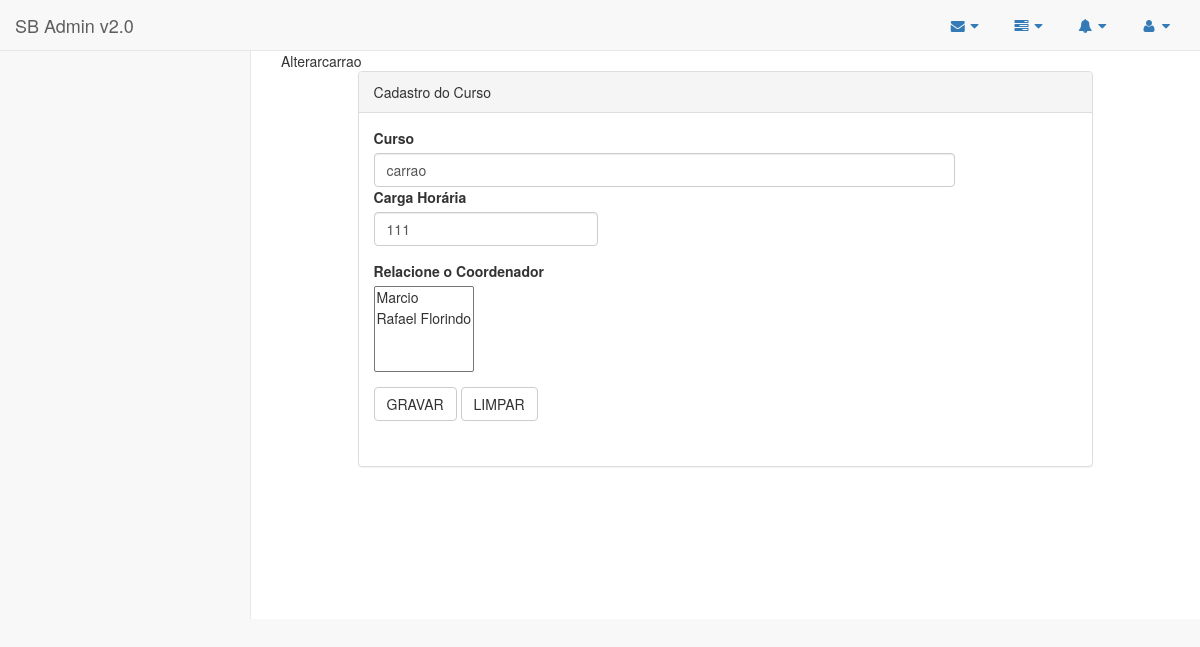
/Views/formsCadastroCurso.php?codigo=2, run on an earlier commit of the app's database.
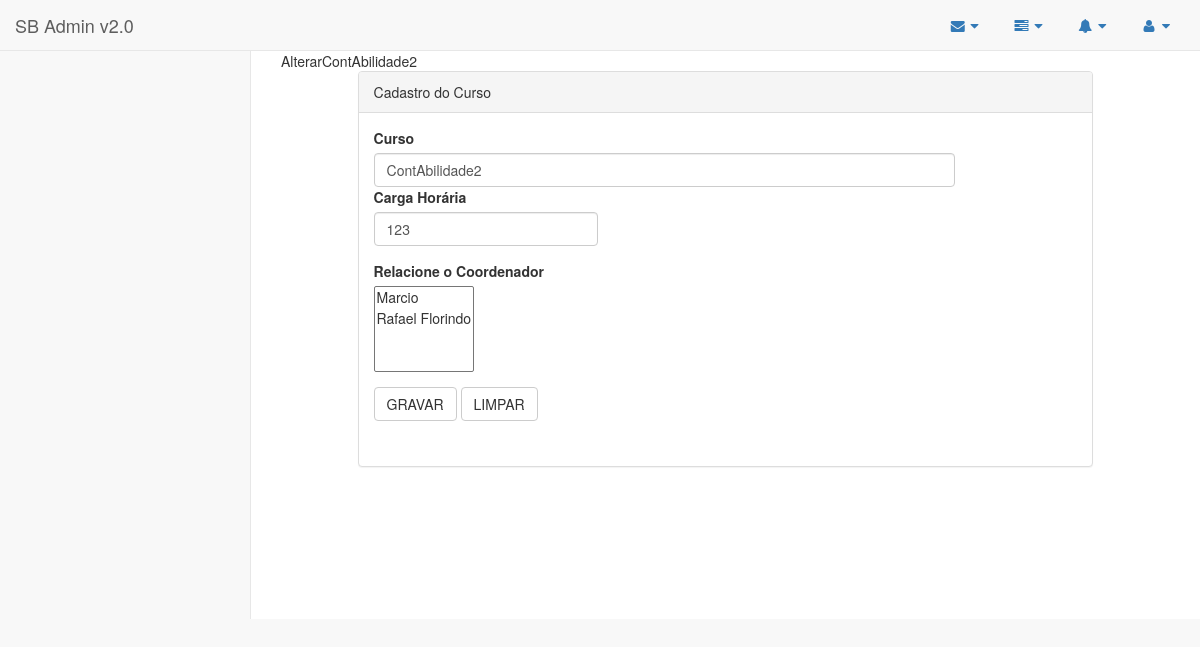
And on a later commit of the database.
### tables this page shows
CREATE TABLE `curso` (
  `codigo` int(11) NOT NULL,
  `descricao` varchar(30) DEFAULT NULL,
  `carga_horaria` int(11) DEFAULT NULL,
  `cod_usuario_coordenador` int(11) DEFAULT NULL,
  `cod_usuario_alteracao` int(11) DEFAULT NULL
);

### Model/conexao.php (called while the page is built, shortened)
<?php
        try {
            $conectar = new mysqli("localhost", "root", "", "u649696891_isa2");
            return $conectar;
        } catch (Exception $e) {
            echo 'ERROR:'.$e->getMessage();
        }
?>

### Model/classeCurso.php (called while the page is built, shortened)
<?php
class Curso{
    public function listaCurso(){
    	$sql = "select c.codigo,  c.descricao, c.carga_horaria, c.cod_usuario_coordenador, u.codigo, u.nome from curso as c, usuario as u where c.cod_usuario_coordenador = u.codigo;";
      include("conexao.php");
      $retorno = $conectar->query($sql);
    	$row_cnt = $retorno->num_rows;
    	if($row_cnt > 0){
    	  $tipoCurso = array();
      while ($linha = $retorno->fetch_array()) {
          $tipoCurso[] = $linha;
      }
        return $tipoCurso;
    	}else{
    	  return false;
    	}
        }
}
?>

### Views/formsCadastroCurso.php (the view, shortened to what the changed rows need)
<!DOCTYPE html>
<html lang="en">
<head>
    <link href="vendor/bootstrap/css/bootstrap.min.css" rel="stylesheet">
    <link href="./vendor/metisMenu/metisMenu.min.css" rel="stylesheet">
    <link href="./dist/css/sb-admin-2.css" rel="stylesheet">
    <link href="./vendor/font-awesome/css/font-awesome.min.css" rel="stylesheet" type="text/css">
</head>
<body>
    <div id="wrapper">
        <nav class="navbar navbar-default navbar-static-top" role="navigation" style="margin-bottom: 0">
            <div class="navbar-header">
            </div>
            <ul class="nav navbar-top-links navbar-right">
            </ul>
        </nav>
    <div id="page-wrapper">
            <?php
                if (isset($_GET["codigo"])){
                    echo "Alterar";
                    include ("./Model/classeCurso.php");
                    $listaCurso = new Curso("curso");
                    $curso = $listaCurso->listaCurso();
                    foreach($curso as $linha);
                    echo $linha["descricao"];
                }else{}
            ?>
          <div class="row">
                <div class="col-lg-10">
                    <div class="panel panel-default">
                        <div class="panel-body">
                            <div class="row">
                                <div class="col-lg-10">
                                     <form action="./Controller/cadastroCurso.php" role="form" method="post">
                                        <div class="form-group">
                                            <label>Curso</label>
                                             <input name="descricao" class="form-control" placeholder="Casdastre o curso" value="<?php echo $linha["descricao"]; ?>">
                            <div class="row">
                                <div class="col-lg-5">
                                        <div class="form-group">
                                            <label>Carga Horária</label>
                                            <input class="form-control" name="cargaHoraria" placeholder="Casdastre a carga horária do curso" value="<?php echo $linha["carga_horaria"]; ?>">
                                        </div>
                                    </form>
                                    </div>
                            </div>
                        </div>
                    </div>
                </div>
            </div>
        </div>
    </div>
</body>
</html>

What changed in the data, as far as the page shows it:
no longer on this page (row unchanged): curso: descricao "carrao", cargaHoraria "111"
added curso: descricao "ContAbilidade2", cargaHoraria "123"
